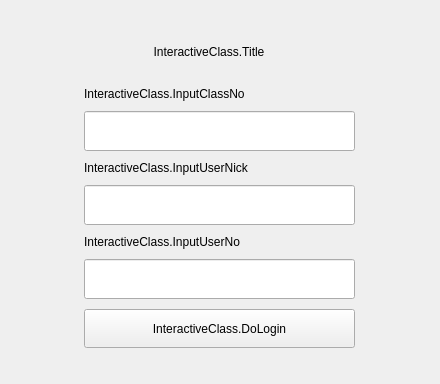
<?xml version="1.0" encoding="UTF-8"?>
<ui version="4.0">
 <class>LoginWindow</class>
 <widget class="QDialog" name="LoginWindow">
  <property name="geometry">
   <rect>
    <x>0</x>
    <y>0</y>
    <width>440</width>
    <height>384</height>
   </rect>
  </property>
  <property name="windowTitle">
   <string>Form</string>
  </property>
  <property name="styleSheet">
   <string notr="true"/>
  </property>
  <layout class="QVBoxLayout" name="verticalLayout">
   <property name="spacing">
    <number>0</number>
   </property>
   <property name="leftMargin">
    <number>12</number>
   </property>
   <property name="topMargin">
    <number>12</number>
   </property>
   <property name="rightMargin">
    <number>12</number>
   </property>
   <property name="bottomMargin">
    <number>12</number>
   </property>
   <item>
    <widget class="QFrame" name="frame">
     <property name="styleSheet">
      <string notr="true"/>
     </property>
     <property name="frameShape">
      <enum>QFrame::NoFrame</enum>
     </property>
     <property name="frameShadow">
      <enum>QFrame::Plain</enum>
     </property>
     <property name="lineWidth">
      <number>0</number>
     </property>
     <layout class="QHBoxLayout" name="horizontalLayout">
      <property name="spacing">
       <number>0</number>
      </property>
      <property name="leftMargin">
       <number>0</number>
      </property>
      <property name="topMargin">
       <number>0</number>
      </property>
      <property name="rightMargin">
       <number>0</number>
      </property>
      <property name="bottomMargin">
       <number>0</number>
      </property>
      <item>
       <widget class="QWidget" name="inputWidget" native="true">
        <property name="minimumSize">
         <size>
          <width>416</width>
          <height>360</height>
         </size>
        </property>
        <property name="maximumSize">
         <size>
          <width>416</width>
          <height>360</height>
         </size>
        </property>
        <property name="styleSheet">
         <string notr="true"/>
        </property>
        <layout class="QVBoxLayout" name="verticalLayout_2">
         <property name="spacing">
          <number>8</number>
         </property>
         <property name="leftMargin">
          <number>72</number>
         </property>
         <property name="topMargin">
          <number>20</number>
         </property>
         <property name="rightMargin">
          <number>72</number>
         </property>
         <property name="bottomMargin">
          <number>44</number>
         </property>
         <item>
          <widget class="QWidget" name="title" native="true">
           <property name="minimumSize">
            <size>
             <width>250</width>
             <height>40</height>
            </size>
           </property>
           <property name="maximumSize">
            <size>
             <width>250</width>
             <height>40</height>
            </size>
           </property>
           <layout class="QHBoxLayout" name="horizontalLayout_5">
            <property name="spacing">
             <number>10</number>
            </property>
            <property name="leftMargin">
             <number>0</number>
            </property>
            <property name="topMargin">
             <number>0</number>
            </property>
            <property name="rightMargin">
             <number>0</number>
            </property>
            <property name="bottomMargin">
             <number>0</number>
            </property>
            <item>
             <widget class="QLabel" name="titleLabel">
              <property name="minimumSize">
               <size>
                <width>196</width>
                <height>40</height>
               </size>
              </property>
              <property name="maximumSize">
               <size>
                <width>196</width>
                <height>40</height>
               </size>
              </property>
              <property name="styleSheet">
               <string notr="true"/>
              </property>
              <property name="text">
               <string>InteractiveClass.Title</string>
              </property>
              <property name="alignment">
               <set>Qt::AlignCenter</set>
              </property>
             </widget>
            </item>
           </layout>
          </widget>
         </item>
         <item>
          <widget class="QFrame" name="inputArea">
           <property name="minimumSize">
            <size>
             <width>271</width>
             <height>280</height>
            </size>
           </property>
           <property name="maximumSize">
            <size>
             <width>271</width>
             <height>280</height>
            </size>
           </property>
           <property name="styleSheet">
            <string notr="true"/>
           </property>
           <property name="frameShape">
            <enum>QFrame::NoFrame</enum>
           </property>
           <property name="frameShadow">
            <enum>QFrame::Raised</enum>
           </property>
           <property name="lineWidth">
            <number>0</number>
           </property>
           <layout class="QVBoxLayout" name="verticalLayout_3">
            <property name="spacing">
             <number>3</number>
            </property>
            <property name="leftMargin">
             <number>0</number>
            </property>
            <property name="topMargin">
             <number>0</number>
            </property>
            <property name="rightMargin">
             <number>0</number>
            </property>
            <property name="bottomMargin">
             <number>0</number>
            </property>
            <item>
             <widget class="QLabel" name="label_1">
              <property name="minimumSize">
               <size>
                <width>0</width>
                <height>14</height>
               </size>
              </property>
              <property name="maximumSize">
               <size>
                <width>16777215</width>
                <height>14</height>
               </size>
              </property>
              <property name="styleSheet">
               <string notr="true"/>
              </property>
              <property name="text">
               <string>InteractiveClass.InputClassNo</string>
              </property>
             </widget>
            </item>
            <item>
             <widget class="QWidget" name="classNumWidget" native="true">
              <property name="minimumSize">
               <size>
                <width>271</width>
                <height>40</height>
               </size>
              </property>
              <property name="maximumSize">
               <size>
                <width>271</width>
                <height>40</height>
               </size>
              </property>
              <property name="contextMenuPolicy">
               <enum>Qt::NoContextMenu</enum>
              </property>
              <property name="styleSheet">
               <string notr="true"/>
              </property>
              <layout class="QHBoxLayout" name="horizontalLayout_3">
               <property name="leftMargin">
                <number>0</number>
               </property>
               <property name="topMargin">
                <number>0</number>
               </property>
               <property name="rightMargin">
                <number>0</number>
               </property>
               <property name="bottomMargin">
                <number>0</number>
               </property>
               <item>
                <widget class="QLineEdit" name="classRoomIdEdit">
                 <property name="minimumSize">
                  <size>
                   <width>0</width>
                   <height>40</height>
                  </size>
                 </property>
                 <property name="maximumSize">
                  <size>
                   <width>16777215</width>
                   <height>40</height>
                  </size>
                 </property>
                 <property name="contextMenuPolicy">
                  <enum>Qt::NoContextMenu</enum>
                 </property>
                 <property name="styleSheet">
                  <string notr="true"/>
                 </property>
                 <property name="text">
                  <string/>
                 </property>
                 <property name="cursorPosition">
                  <number>0</number>
                 </property>
                 <property name="placeholderText">
                  <string/>
                 </property>
                </widget>
               </item>
              </layout>
             </widget>
            </item>
            <item>
             <widget class="QLabel" name="label_3">
              <property name="minimumSize">
               <size>
                <width>0</width>
                <height>14</height>
               </size>
              </property>
              <property name="maximumSize">
               <size>
                <width>16777215</width>
                <height>14</height>
               </size>
              </property>
              <property name="styleSheet">
               <string notr="true"/>
              </property>
              <property name="text">
               <string>InteractiveClass.InputUserNick</string>
              </property>
             </widget>
            </item>
            <item>
             <widget class="QWidget" name="classUserNickWidget" native="true">
              <property name="minimumSize">
               <size>
                <width>271</width>
                <height>40</height>
               </size>
              </property>
              <property name="maximumSize">
               <size>
                <width>271</width>
                <height>40</height>
               </size>
              </property>
              <property name="contextMenuPolicy">
               <enum>Qt::NoContextMenu</enum>
              </property>
              <property name="styleSheet">
               <string notr="true"/>
              </property>
              <layout class="QHBoxLayout" name="horizontalLayout_6">
               <property name="leftMargin">
                <number>0</number>
               </property>
               <property name="topMargin">
                <number>0</number>
               </property>
               <property name="rightMargin">
                <number>0</number>
               </property>
               <property name="bottomMargin">
                <number>0</number>
               </property>
               <item>
                <widget class="QLineEdit" name="classUserNickEdit">
                 <property name="minimumSize">
                  <size>
                   <width>0</width>
                   <height>40</height>
                  </size>
                 </property>
                 <property name="maximumSize">
                  <size>
                   <width>16777215</width>
                   <height>40</height>
                  </size>
                 </property>
                 <property name="contextMenuPolicy">
                  <enum>Qt::NoContextMenu</enum>
                 </property>
                 <property name="styleSheet">
                  <string notr="true"/>
                 </property>
                 <property name="text">
                  <string/>
                 </property>
                 <property name="cursorPosition">
                  <number>0</number>
                 </property>
                 <property name="placeholderText">
                  <string/>
                 </property>
                </widget>
               </item>
              </layout>
             </widget>
            </item>
            <item>
             <widget class="QLabel" name="label_2">
              <property name="minimumSize">
               <size>
                <width>0</width>
                <height>14</height>
               </size>
              </property>
              <property name="maximumSize">
               <size>
                <width>16777215</width>
                <height>14</height>
               </size>
              </property>
              <property name="styleSheet">
               <string notr="true"/>
              </property>
              <property name="text">
               <string>InteractiveClass.InputUserNo</string>
              </property>
             </widget>
            </item>
            <item>
             <widget class="QWidget" name="userWidget" native="true">
              <property name="minimumSize">
               <size>
                <width>271</width>
                <height>40</height>
               </size>
              </property>
              <property name="maximumSize">
               <size>
                <width>271</width>
                <height>40</height>
               </size>
              </property>
              <property name="contextMenuPolicy">
               <enum>Qt::NoContextMenu</enum>
              </property>
              <property name="styleSheet">
               <string notr="true"/>
              </property>
              <layout class="QHBoxLayout" name="horizontalLayout_4">
               <property name="leftMargin">
                <number>0</number>
               </property>
               <property name="topMargin">
                <number>0</number>
               </property>
               <property name="rightMargin">
                <number>0</number>
               </property>
               <property name="bottomMargin">
                <number>0</number>
               </property>
               <item>
                <widget class="QLineEdit" name="userIdEdit">
                 <property name="minimumSize">
                  <size>
                   <width>0</width>
                   <height>40</height>
                  </size>
                 </property>
                 <property name="maximumSize">
                  <size>
                   <width>16777215</width>
                   <height>40</height>
                  </size>
                 </property>
                 <property name="contextMenuPolicy">
                  <enum>Qt::NoContextMenu</enum>
                 </property>
                 <property name="styleSheet">
                  <string notr="true"/>
                 </property>
                 <property name="text">
                  <string/>
                 </property>
                 <property name="cursorPosition">
                  <number>0</number>
                 </property>
                 <property name="placeholderText">
                  <string/>
                 </property>
                </widget>
               </item>
              </layout>
             </widget>
            </item>
            <item>
             <widget class="QWidget" name="widget" native="true">
              <property name="minimumSize">
               <size>
                <width>271</width>
                <height>39</height>
               </size>
              </property>
              <property name="maximumSize">
               <size>
                <width>271</width>
                <height>39</height>
               </size>
              </property>
              <layout class="QVBoxLayout" name="verticalLayout_5">
               <property name="leftMargin">
                <number>0</number>
               </property>
               <property name="topMargin">
                <number>0</number>
               </property>
               <property name="rightMargin">
                <number>0</number>
               </property>
               <property name="bottomMargin">
                <number>0</number>
               </property>
               <item>
                <widget class="QPushButton" name="loginBtn">
                 <property name="minimumSize">
                  <size>
                   <width>271</width>
                   <height>39</height>
                  </size>
                 </property>
                 <property name="maximumSize">
                  <size>
                   <width>271</width>
                   <height>39</height>
                  </size>
                 </property>
                 <property name="styleSheet">
                  <string notr="true"/>
                 </property>
                 <property name="text">
                  <string>InteractiveClass.DoLogin</string>
                 </property>
                 <property name="checkable">
                  <bool>false</bool>
                 </property>
                 <property name="autoDefault">
                  <bool>false</bool>
                 </property>
                 <property name="default">
                  <bool>false</bool>
                 </property>
                </widget>
               </item>
              </layout>
             </widget>
            </item>
           </layout>
          </widget>
         </item>
        </layout>
       </widget>
      </item>
     </layout>
    </widget>
   </item>
  </layout>
 </widget>
 <resources>
  <include location="demo.qrc"/>
 </resources>
 <connections/>
</ui>
